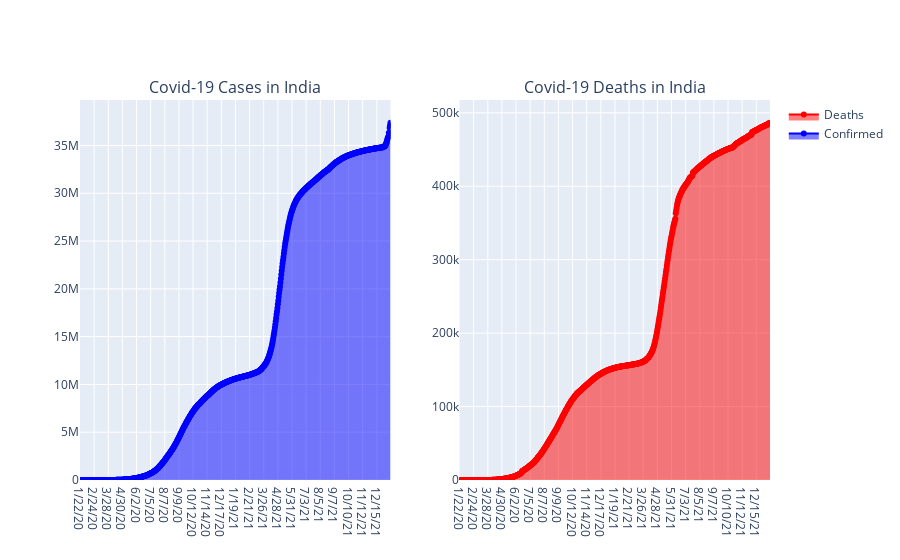

Source (notebook cell):
### Code cell
#Cumulative Confirmed and Death Cases
#https://stackoverflow.com/questions/46750462/subplot-with-plotly-with-multiple-traces
from plotly.subplots import make_subplots
import plotly.graph_objects as go
import plotly

# Make subplots using 2 columns and 1 row
fig = plotly.subplots.make_subplots(rows=1, cols=2,subplot_titles=("Covid-19 Cases in India","Covid-19 Deaths in India"))
#fig = go.FigureWidget()

# Define details for each plot using add_trace 
fig.add_trace(go.Scatter(x=India.Date, y=India.Confirmed,
                         line=dict(color='blue', width=2), mode = 'lines+markers',
                        name = 'Confirmed', fill='tozeroy'),row=1,col=1)
fig.add_trace(go.Scatter(x=India.Date, y=India.Deaths,
                         line=dict(color='red', width=2), mode = 'lines+markers',
                        name = 'Deaths', fill='tonexty'),row=1,col=2)

#fig.for_each_trace(lambda trace: trace.update(fillcolor = trace.line.color))

fig.show()

### Figure 1 — Plotly figure (JSON) as saved in the notebook; plotly's stock layout.template omitted (floating-point values rounded to 4 significant figures; data arrays with more than 128 entries replaced by an {"elided": "..."} marker saying what was removed)
{"data": [{"fill": "tozeroy", "line": {"color": "blue", "width": 2}, "mode": "lines+markers", "name": "Confirmed", "type": "scatter", "x": {"elided": "726 str values"}, "xaxis": "x", "y": {"elided": "726 int values"}, "yaxis": "y"}, {"fill": "tonexty", "line": {"color": "red", "width": 2}, "mode": "lines+markers", "name": "Deaths", "type": "scatter", "x": {"elided": "726 str values"}, "xaxis": "x2", "y": {"elided": "726 int values"}, "yaxis": "y2"}], "layout": {"annotations": [{"font": {"size": 16}, "showarrow": false, "text": "Covid-19 Cases in India", "x": 0.225, "xanchor": "center", "xref": "paper", "y": 1, "yanchor": "bottom", "yref": "paper"}, {"font": {"size": 16}, "showarrow": false, "text": "Covid-19 Deaths in India", "x": 0.775, "xanchor": "center", "xref": "paper", "y": 1, "yanchor": "bottom", "yref": "paper"}], "xaxis": {"anchor": "y", "domain": [0, 0.45]}, "xaxis2": {"anchor": "y2", "domain": [0.55, 1]}, "yaxis": {"anchor": "x", "domain": [0, 1]}, "yaxis2": {"anchor": "x2", "domain": [0, 1]}}}
